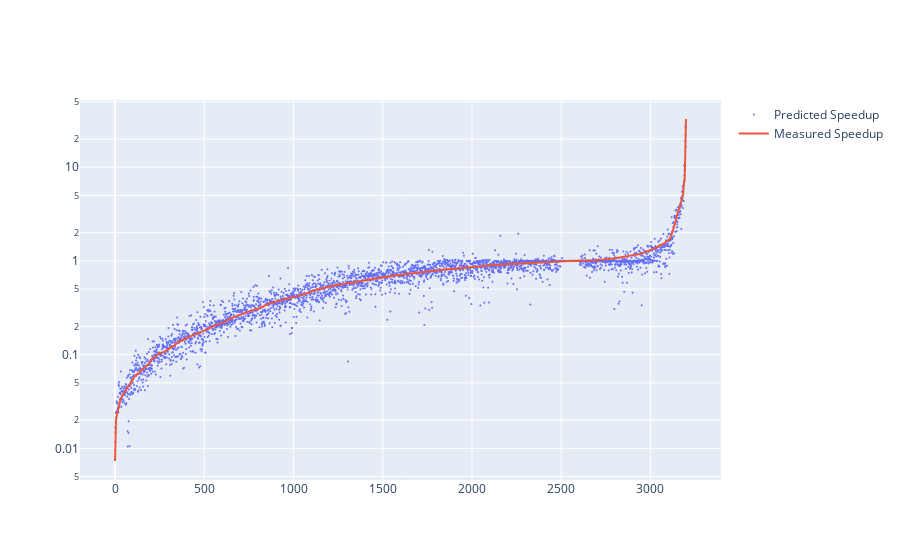

Notebook cell for this chart:
### Code cell
sample_size = 3200

fig = go.Figure()

fig.add_trace(go.Scatter(x=list(range(sample_size)), y=test_df.iloc[:sample_size].sort_values(by=['target'])['prediction'],
                    mode='markers', name='Predicted Speedup',marker=dict( size=2)))
fig.add_trace(go.Scatter(x=list(range(sample_size)), y=test_df.iloc[:sample_size].sort_values(by=['target'])['target'],
                    mode='lines', name='Measured Speedup' ))

fig.update_yaxes(type="log")
fig.show()

### Figure 1 — Plotly figure (JSON) as saved in the notebook; plotly's stock layout.template omitted (floating-point values rounded to 4 significant figures; data arrays with more than 128 entries replaced by an {"elided": "..."} marker saying what was removed)
{"data": [{"marker": {"size": 2}, "mode": "markers", "name": "Predicted Speedup", "type": "scatter", "x": {"elided": "3200 int values"}, "y": {"elided": "3200 float values"}}, {"mode": "lines", "name": "Measured Speedup", "type": "scatter", "x": {"elided": "3200 int values"}, "y": {"elided": "3200 float values"}}], "layout": {"autosize": true, "xaxis": {"autorange": true, "range": [-190.4, 3389.0], "type": "linear"}, "yaxis": {"autorange": true, "range": [-2.337, 1.716], "type": "log"}}}
